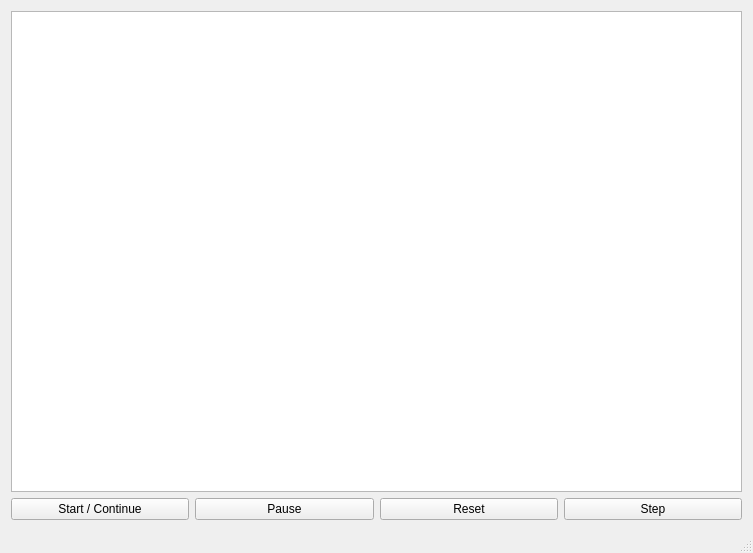
<?xml version="1.0" encoding="UTF-8"?>
<ui version="4.0">
 <class>MainWindow</class>
 <widget class="QMainWindow" name="MainWindow">
  <property name="geometry">
   <rect>
    <x>0</x>
    <y>0</y>
    <width>753</width>
    <height>553</height>
   </rect>
  </property>
  <property name="windowTitle">
   <string>PDP 11 emulator</string>
  </property>
  <widget class="QWidget" name="centralWidget">
   <layout class="QVBoxLayout" name="verticalLayout">
    <item>
     <layout class="QHBoxLayout" name="stateLayout">
      <item>
       <layout class="QVBoxLayout" name="cpuLayout">
        <item>
         <layout class="QFormLayout" name="registersLayout"/>
        </item>
        <item>
         <widget class="QListView" name="disasView"/>
        </item>
       </layout>
      </item>
     </layout>
    </item>
    <item>
     <layout class="QHBoxLayout" name="buttonsLayout">
      <item>
       <widget class="QPushButton" name="startButton">
        <property name="text">
         <string>Start / Continue</string>
        </property>
       </widget>
      </item>
      <item>
       <widget class="QPushButton" name="pauseButton">
        <property name="text">
         <string>Pause</string>
        </property>
       </widget>
      </item>
      <item>
       <widget class="QPushButton" name="resetButton">
        <property name="text">
         <string>Reset</string>
        </property>
       </widget>
      </item>
      <item>
       <widget class="QPushButton" name="stepButton">
        <property name="text">
         <string>Step</string>
        </property>
       </widget>
      </item>
     </layout>
    </item>
   </layout>
  </widget>
  <widget class="QMenuBar" name="menuBar">
   <property name="geometry">
    <rect>
     <x>0</x>
     <y>0</y>
     <width>753</width>
     <height>20</height>
    </rect>
   </property>
  </widget>
  <widget class="QStatusBar" name="statusBar"/>
 </widget>
 <layoutdefault spacing="6" margin="11"/>
 <resources/>
 <connections/>
</ui>
